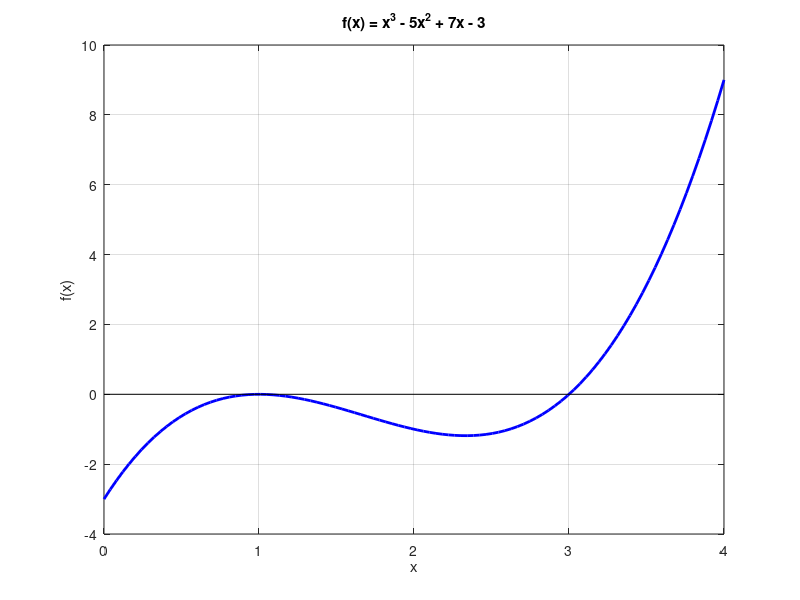

The MATLAB script that drew this image:
clear; clc; close all;

% --- DEFINICIÓN DE LA FUNCIÓN ---
% f(x) = x^3 - 5x^2 + 7x - 3
f = @(x) x.^3 - 5.*x.^2 + 7.*x - 3;
df = @(x) 3.*x.^2 - 10.*x + 7; % Derivada exacta para Newton
tol = 1e-6; % Tolerancia solicitada 10^-6

% --- GRÁFICA INICIAL ---
x_val = linspace(0, 4, 100);
y_val = f(x_val);
figure('Name', 'Visualizacion de la Funcion');
plot(x_val, y_val, 'b', 'LineWidth', 2); hold on; grid on;
line([0 4], [0 0], 'Color', 'k'); % Eje X
title('f(x) = x^3 - 5x^2 + 7x - 3');
xlabel('x'); ylabel('f(x)');

% --- MENÚ INTERACTIVO ---
fprintf('==========================================\n');
fprintf('   IMPLEMENTACIÓN DE MÉTODOS NUMÉRICOS   \n');
fprintf('==========================================\n');
fprintf('1. Biseccion\n2. Newton-Raphson\n3. Secante\n4. Comparativo (Ejecutar todos)\n');
opc = input('Seleccione el metodo a usar: ');

% --- MÉTODO 1: BISECCIÓN ---
if opc == 1 || opc == 4
    fprintf('\n--- MÉTODO DE BISECCIÓN ---\n');
    a = input('Ingrese limite inferior (a): ');
    b = input('Ingrese limite superior (b): ');

    if f(a) * f(b) >= 0
        fprintf('ERROR: No hay cambio de signo en [%g, %g]. Bolzano no se cumple.\n', a, b);
    else
        it = 0; err = abs(b - a);
        while err > tol
            it = it + 1;
            c = (a + b) / 2;
            if f(a) * f(c) < 0
                b = c;
            else
                a = c;
            end
            err = abs(b - a);
        end
        fprintf('RAIZ: %.8f | ITERACIONES: %d | ERROR: %.2e\n', c, it, err);
    end
end

% --- MÉTODO 2: NEWTON-RAPHSON ---
if opc == 2 || opc == 4
    fprintf('\n--- MÉTODO DE NEWTON-RAPHSON ---\n');
    x0 = input('Ingrese punto semilla (x0): ');
    it = 0; err = 100;
    xi = x0;

    while err > tol
        it = it + 1;
        d_val = df(xi);
        if abs(d_val) < 1e-12 % Evitar división por cero
            fprintf('ERROR: Derivada cercana a cero. El metodo no puede continuar.\n');
            break;
        end
        xn = xi - f(xi)/d_val;
        err = abs(xn - xi);
        xi = xn;
        if it > 100, break; end % Seguridad contra divergencia
    end
    fprintf('RAIZ: %.8f | ITERACIONES: %d | ERROR: %.2e\n', xi, it, err);
end

% --- MÉTODO 3: SECANTE ---
if opc == 3 || opc == 4
    fprintf('\n--- MÉTODO DE LA SECANTE ---\n');
    x0 = input('Ingrese primera semilla (x0): ');
    x1 = input('Ingrese segunda semilla (x1): ');
    it = 0; err = 100;

    while err > tol
        it = it + 1;
        f0 = f(x0); f1 = f(x1);
        if abs(f1 - f0) < 1e-12
            fprintf('ERROR: Division por cero en la secante.\n');
            break;
        end
        % Formula de la secante
        xn = x1 - (f1 * (x1 - x0)) / (f1 - f0);
        err = abs(xn - x1);
        x0 = x1;
        x1 = xn;
        if it > 100, break; end
    end
    fprintf('RAIZ: %.8f | ITERACIONES: %d | ERROR: %.2e\n', x1, it, err);
end
